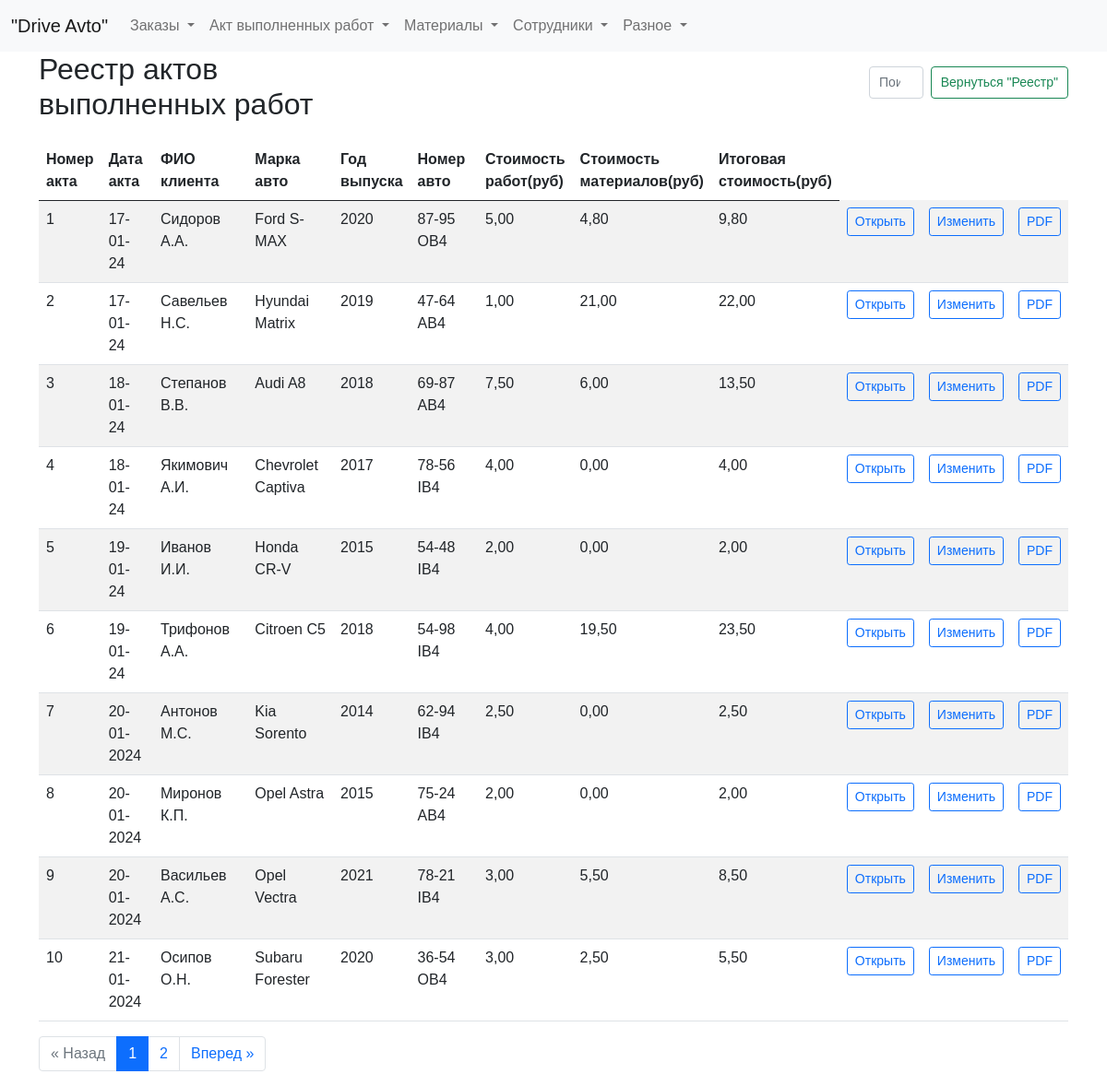
The app's page /list_act, older data.
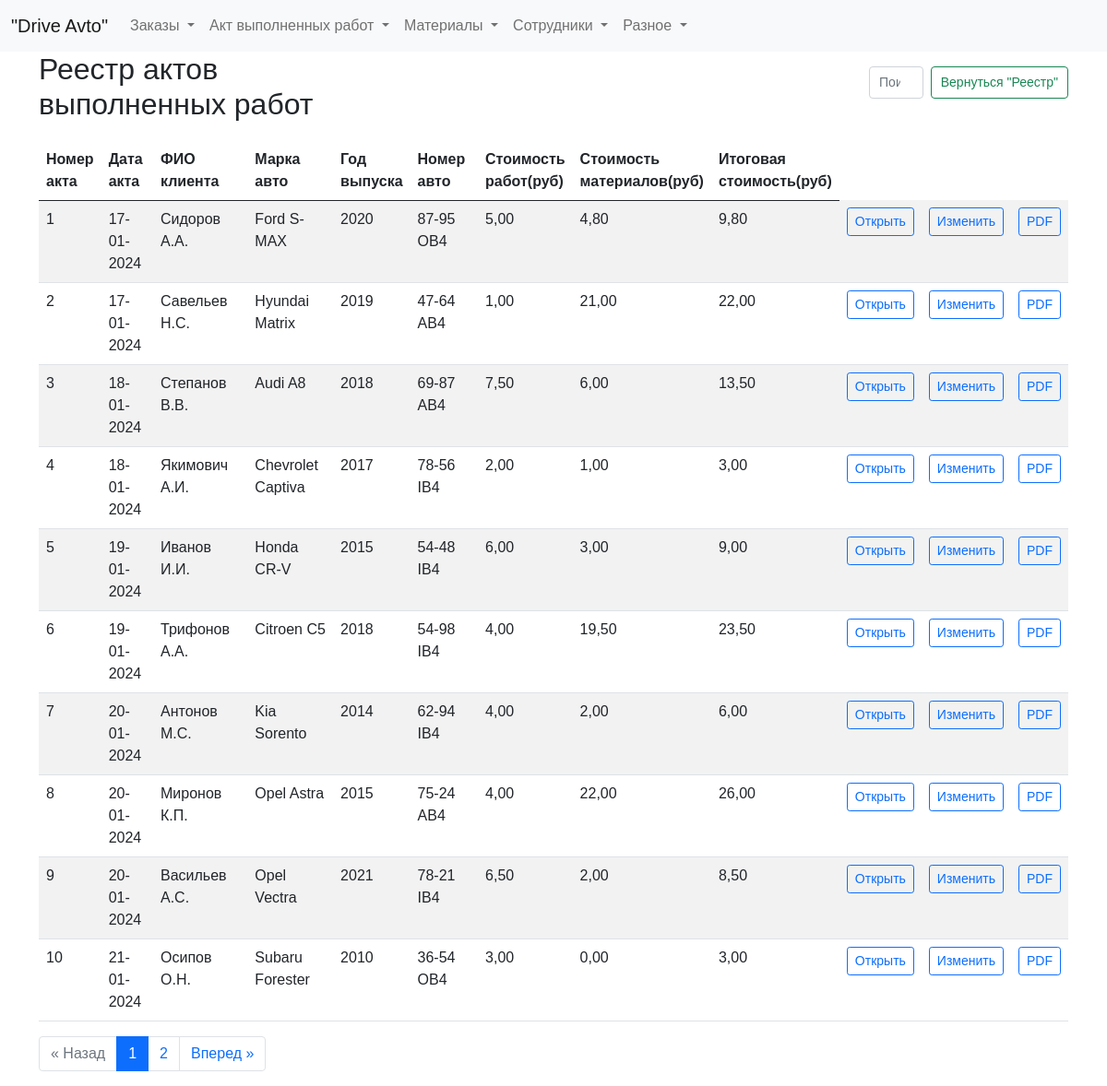
The same page, newer data.
### tables this page shows
CREATE TABLE log (
id integer PRIMARY KEY AUTOINCREMENT,
date_order text NOT NULL,
name_customer text NOT NULL,
brand_car text NOT NULL,
year_car text NOT NULL,
number_car text NOT NULL,
text_order text NOT NULL,
id_act integer
);

### fcompany.py (the view)
@app.route("/list_act")
def showList_act():
    page = request.args.get('page', 1, type=int)
    per_page = 10  # Количество элементов на странице
    list_act_query = dbase.getList_act()  # Получаем все элементы реестра
    total_items = len(list_act_query)  # Получаем общее количество элементов
    total_pages = ceil(total_items / per_page)  # Вычисляем общее количество страниц
    start_index = (page - 1) * per_page
    end_index = start_index + per_page
    list_act = list_act_query[start_index:end_index]  # Получаем элементы текущей страницы
    pagination = {
        'page': page,
        'per_page': per_page,
        'total_pages': total_pages,
        'total_items': total_items
    }
    return render_template("list_act.html", title="Реестр", list_act=list_act, pagination=pagination)

### fcompany.py (called while the page is built)
def connect_db():  # общая функция для установления соединения с БД
    conn = sqlite3.connect(app.config['DATABASE'])
    conn.row_factory = sqlite3.Row  # записи будут представлены не в виде кортежей, а в виде словаря (для исп в шаблонах)
    return conn

def get_db():
    if not hasattr(g, 'link_db'):
        g.link_db = connect_db()
    return g.link_db

@app.before_request
def before_request():
    global dbase
    db = get_db()
    dbase = FDataBase(db)

### templates/list_act.html (shortened to what this page needs)
{% extends 'base.html' %}
{% block content %}
<div class="header-container">
  <h2>Реестр актов выполненных работ</h2>
  <form class="d-flex search-form" role="search">
    <input class="form-control me-2 narrow-search" type="search" id="searchInput" placeholder="Поиск" aria-label="Search">
    <button class="btn btn-outline-success narrow-button" type="submit">Вернуться "Реестр"</button>
  </form>
</div>
<div class="table-responsive">
<table id="myTable" class="table table-striped max-width: 100%">
  <thead>
    <tr>
      <th scope="col" style="width: 50px;">Номер акта</th>
      <th scope="col" style="width: 100px;">Дата акта</th>
      <th scope="col" style="width: 250px;">ФИО клиента</th>
      <th scope="col" style="width: 200px;">Марка авто</th>
      <th scope="col" style="width: 50px;">Год выпуска</th>
      <th scope="col" style="width: 150px;">Номер авто</th>
      <th scope="col" style="width: 50px;">Стоимость работ(руб)</th>
      <th scope="col" style="width: 50px;">Стоимость материалов(руб)</th>
      <th scope="col" style="width: 100px;">Итоговая стоимость(руб)</th>
    </tr>
  </thead>
  <tbody>
    {% for row in list_act %}
    <tr>
        <td>{{ row.id_act }}</td>
        <td>{{ row.date_act }}</td>
        <td>{{ row.name_customer }}</td>
        <td>{{ row.brand_car }}</td>
        <td>{{ row.year_car }}</td>
        <td>{{ row.number_car }}</td>
        <td>{{ ( '%.2f' % (row.total_work / 100) ) | replace('.', ',') }}</td>
        <td>{{ ( '%.2f' % (row.total_materials / 100) ) | replace('.', ',') }}</td>
        <td>{{ ( '%.2f' % (row.total_price / 100) ) | replace('.', ',') }}</td>
        <td>
            <a href="/final_act/{{ row.id_act }}" class="btn btn-outline-primary btn-sm">Открыть</a>
        </td>
        <td>
            <a href="/edit_final_act/{{ row.id_act }}" class="btn btn-outline-primary btn-sm">Изменить</a>
        </td>
        <td>
            <a href="/print_act/{{ row.id_act }}" class="btn btn-outline-primary btn-sm">PDF</a>
        </td>
    </tr>
    {% endfor %}
  </tbody>
</table>
</div>
{% if pagination.total_items > pagination.per_page %}
<nav aria-label="Page navigation">
  <ul class="pagination justify-content-center">
    {% if pagination.page > 1 %}
      <li class="page-item"><a class="page-link" href="{{ url_for('showList_act', page=pagination.page-1) }}">&laquo; Назад</a></li>
    {% else %}
      <li class="page-item disabled"><span class="page-link">&laquo; Назад</span></li>
    {% endif %}
    {% for page_num in range(1, pagination.total_pages+1) %}
      {% if page_num == pagination.page %}
        <li class="page-item active"><span class="page-link">{{ page_num }}</span></li>
      {% else %}
        <li class="page-item"><a class="page-link" href="{{ url_for('showList_act', page=page_num) }}">{{ page_num }}</a></li>
      {% endif %}
    {% endfor %}
    {% if pagination.page < pagination.total_pages %}
      <li class="page-item"><a class="page-link" href="{{ url_for('showList_act', page=pagination.page+1) }}">Вперед &raquo;</a></li>
    {% else %}
      <li class="page-item disabled"><span class="page-link">Вперед &raquo;</span></li>
    {% endif %}
  </ul>
</nav>
{% endif %}
{% endblock %}

### templates/base.html (shortened to what this page needs)
<!doctype html>
<html lang="ru">
  <head>
    <link href="https://cdn.jsdelivr.net/npm/bootstrap@5.0.2/dist/css/bootstrap.min.css" rel="stylesheet">
    <link rel="stylesheet" type="text/css" href="https://cdn.datatables.net/1.10.25/css/dataTables.bootstrap5.css">
    <link type="text/css" href="{{ url_for('static', filename='css/styles.css')}}" rel="stylesheet" />
    <link rel="stylesheet" href="{{ url_for('static', filename='styles.css') }}">
  </head>
<body>
<header>
<nav class="navbar navbar-expand-lg navbar-light bg-light">
  <div class="container-fluid">
    <a class="navbar-brand" href="/">"Drive Avto"</a>
    <div class="collapse navbar-collapse w-100 justify-content-center" id="navbarSupportedContent">
      <ul class="navbar-nav me-auto mb-2 mb-lg-0">
        <li class="nav-item dropdown">
          <a class="nav-link dropdown-toggle" href="#" role="button" data-bs-toggle="dropdown" aria-expanded="false">
            Заказы
          </a>
        </li>
        <li class="nav-item dropdown">
          <a class="nav-link dropdown-toggle" href="#" role="button" data-bs-toggle="dropdown" aria-expanded="false">
            Акт выполненных работ
          </a>
        </li>
        <li class="nav-item dropdown">
          <a class="nav-link dropdown-toggle" href="#" role="button" data-bs-toggle="dropdown" aria-expanded="false">
            Материалы
          </a>
        </li>
        <li class="nav-item dropdown">
          <a class="nav-link dropdown-toggle" href="#" role="button" data-bs-toggle="dropdown" aria-expanded="false">
            Сотрудники
          </a>
        </li>
        <li class="nav-item dropdown">
          <a class="nav-link dropdown-toggle" href="#" role="button" data-bs-toggle="dropdown" aria-expanded="false">
            Разное
          </a>
        </li>
      </ul>
    </div>
  </div>
</nav>
</header>
<div class="container">
        {% block content %} {% endblock %}
</div>
</body>
</html>

### static/css/styles.css (style rules this page uses)
input.form-control { width: 100%; }
.narrow-button { max-width: 250px; white-space: nowrap; font-size: 16px; }
.narrow-search { max-width: 400px; }
.header-container { display: flex; justify-content: space-between; align-items: center; margin-bottom: 20px; }
.search-form { margin-left: 300px; }
h2 { margin: 0; margin-right: 300px; }
html, body { font-family: 'Arial'; margin: 0; padding: 0; height: 100%; width: 100%; }
a { color: #0059b2; text-decoration: none; }
.container { display: flex; flex-direction: column; align-items: flex-start; }
.btn { margin-bottom: 10px; }
.narrow-search { height: 35px; font-size: 14px; padding: 5px 10px; }
.narrow-button { height: 35px; font-size: 14px; padding: 5px 10px; line-height: 1.5; }

Row changes from the older to the newer data that the page shows:
computed for log "Сидоров А.А.": date_act "17-01-24" → "17-01-2024"
changed log "Савельев Н.С.": date_act "17-01-24" → "17-01-2024"
computed for log "Степанов В.В.": date_act "18-01-24" → "18-01-2024"
changed log "Якимович А.И.": date_act "18-01-24" → "18-01-2024"; total_work "4,00" → "2,00"; total_materials "0,00" → "1,00"; total_price "4,00" → "3,00"
changed log "Иванов И.И.": date_act "19-01-24" → "19-01-2024"; total_work "2,00" → "6,00"; total_materials "0,00" → "3,00"; total_price "2,00" → "9,00"
changed log "Трифонов А.А.": date_act "19-01-24" → "19-01-2024"
changed log "Антонов М.С.": total_work "2,50" → "4,00"; total_materials "0,00" → "2,00"; total_price "2,50" → "6,00"
changed log "Миронов К.П.": total_work "2,00" → "4,00"; total_materials "0,00" → "22,00"; total_price "2,00" → "26,00"
changed log "Васильев А.С.": total_work "3,00" → "6,50"; total_materials "5,50" → "2,00"
changed log "Осипов О.Н.": year_car "2020" → "2010"; total_materials "2,50" → "0,00"; total_price "5,50" → "3,00"
